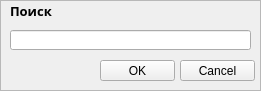
<?xml version="1.0" encoding="UTF-8"?>
<ui version="4.0">
 <class>search</class>
 <widget class="QWidget" name="search">
  <property name="geometry">
   <rect>
    <x>0</x>
    <y>0</y>
    <width>261</width>
    <height>91</height>
   </rect>
  </property>
  <property name="windowTitle">
   <string>Поиск аудиозаписей</string>
  </property>
  <widget class="QFrame" name="frame">
   <property name="geometry">
    <rect>
     <x>0</x>
     <y>0</y>
     <width>261</width>
     <height>91</height>
    </rect>
   </property>
   <property name="frameShape">
    <enum>QFrame::StyledPanel</enum>
   </property>
   <property name="frameShadow">
    <enum>QFrame::Sunken</enum>
   </property>
   <widget class="QLineEdit" name="SearchText">
    <property name="geometry">
     <rect>
      <x>10</x>
      <y>30</y>
      <width>241</width>
      <height>20</height>
     </rect>
    </property>
   </widget>
   <widget class="QPushButton" name="SearchOk">
    <property name="geometry">
     <rect>
      <x>100</x>
      <y>60</y>
      <width>75</width>
      <height>21</height>
     </rect>
    </property>
    <property name="text">
     <string>OK</string>
    </property>
   </widget>
   <widget class="QPushButton" name="SearchCancel">
    <property name="geometry">
     <rect>
      <x>180</x>
      <y>60</y>
      <width>75</width>
      <height>21</height>
     </rect>
    </property>
    <property name="text">
     <string>Cancel</string>
    </property>
   </widget>
   <widget class="QLabel" name="label">
    <property name="geometry">
     <rect>
      <x>10</x>
      <y>0</y>
      <width>81</width>
      <height>21</height>
     </rect>
    </property>
    <property name="font">
     <font>
      <family>Microsoft YaHei</family>
      <pointsize>10</pointsize>
      <weight>75</weight>
      <italic>false</italic>
      <bold>true</bold>
     </font>
    </property>
    <property name="text">
     <string>Поиск</string>
    </property>
   </widget>
  </widget>
 </widget>
 <resources/>
 <connections/>
</ui>
